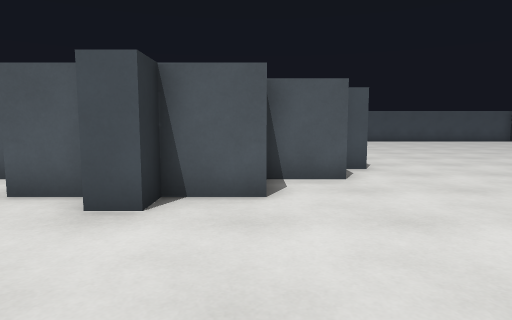
view 1 (above)

23 first-person views from a walk through a level from a Godot 3-D game. The camera is 1.2 m above the floor, tilts 6° down and sees 75° across. The floor is counted in squares, 1 m on a side. Each view is taken from the middle of a square. On the plan, view 1 faces up. The plan holds only what a view shows up to about 14 squares ahead; the rest is blank. Characters and animated objects are not drawn.

view 2
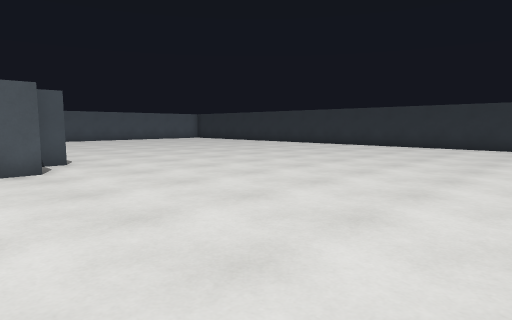

view 3
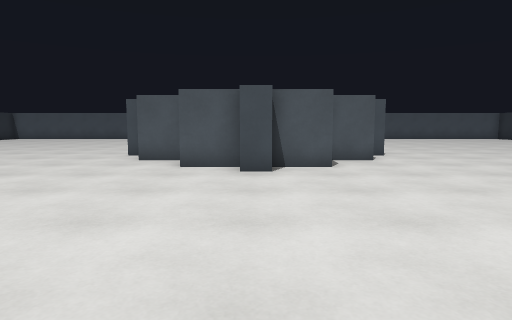

view 4
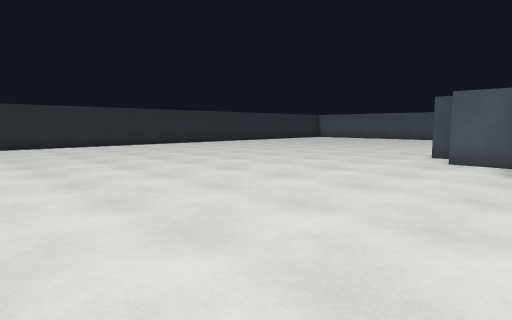

view 5
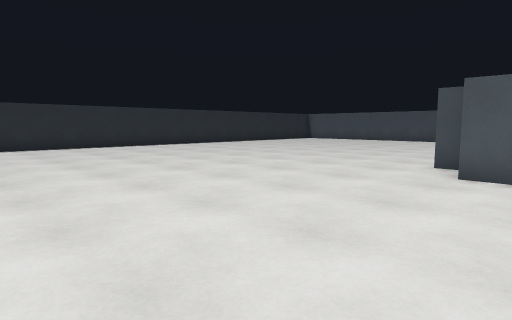

view 6
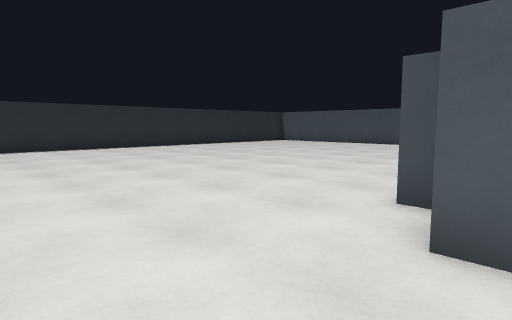

view 7
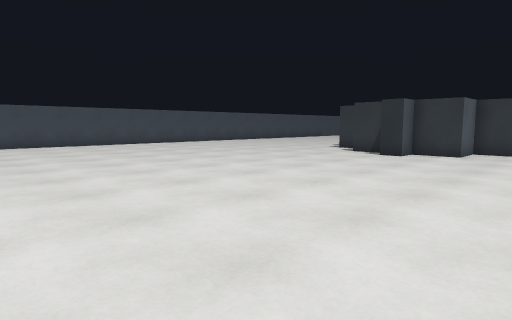

view 8
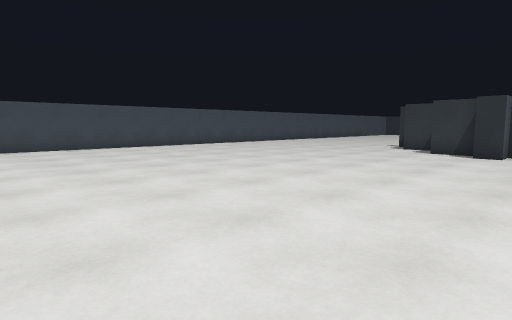

view 9
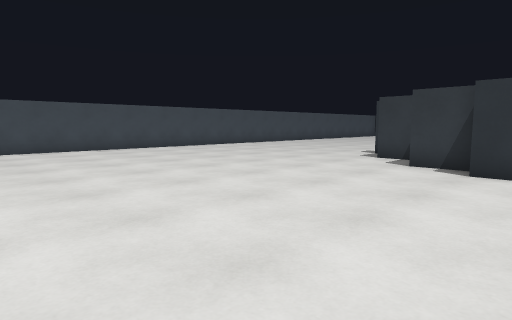

view 10
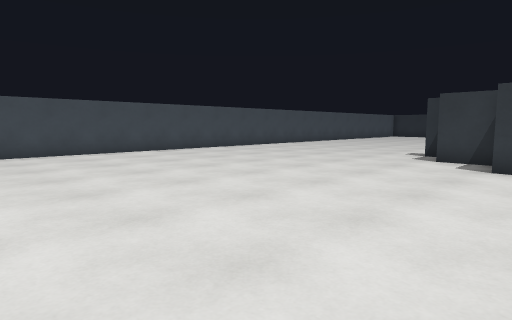

view 11
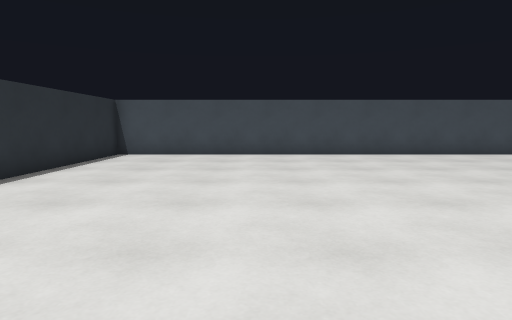

view 12
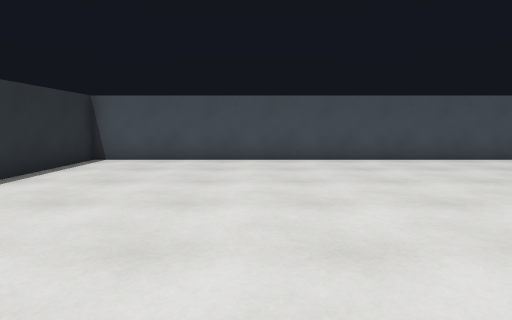

view 13
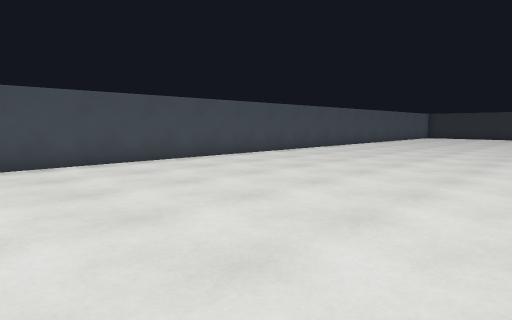

view 14
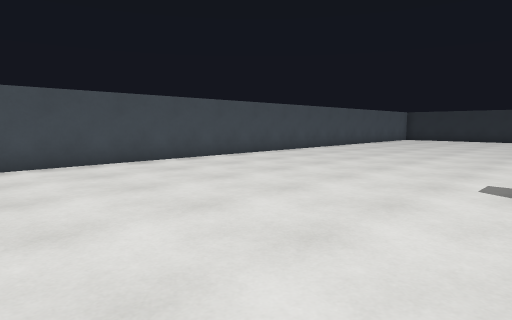

view 15
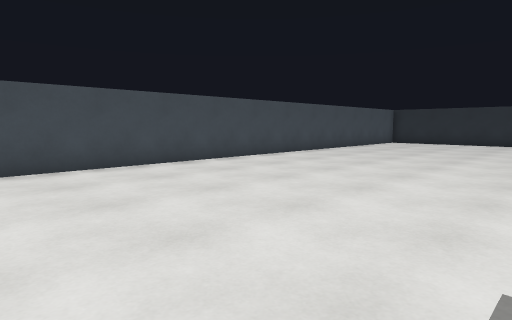

view 16
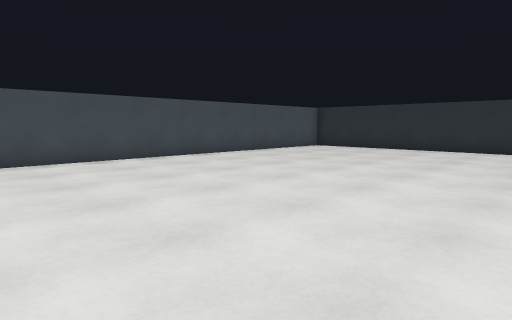

view 17
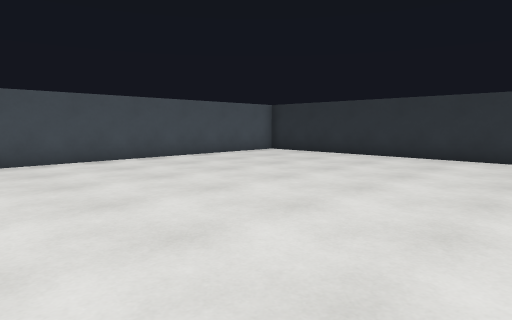

view 18
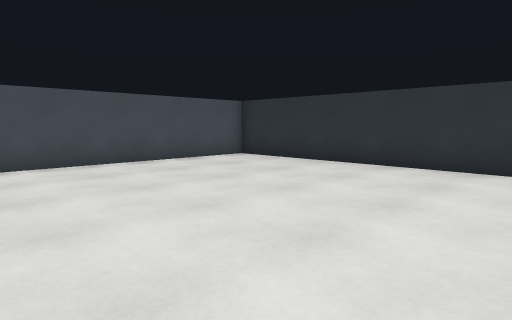

view 19
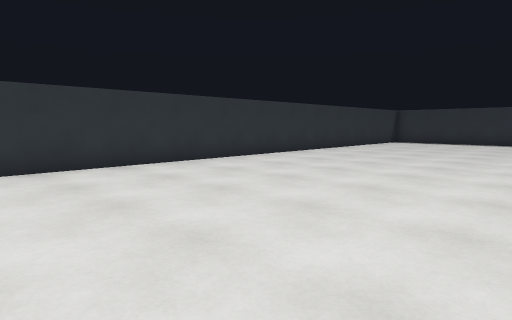

view 20
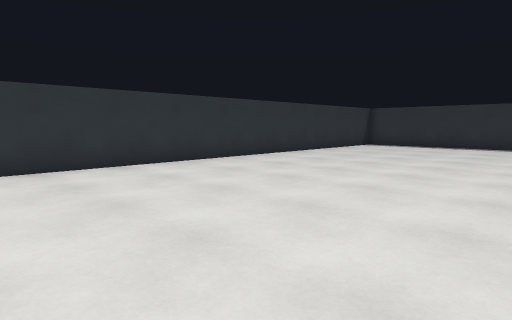

view 21
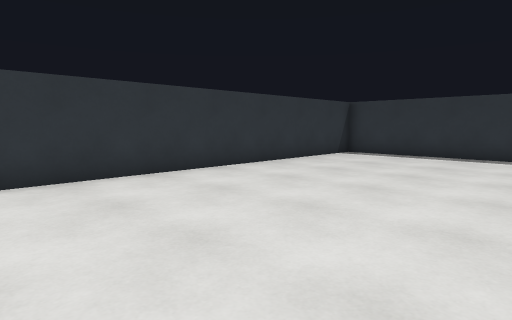

view 22
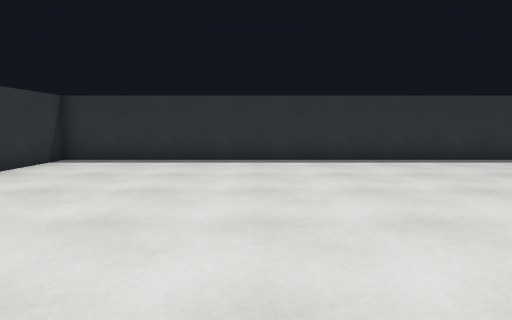

view 23
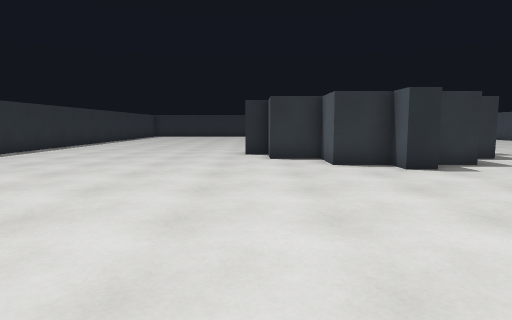

### Floor plan
Points are (right, up) in squares from view 1. A wall is a line through its corners. A room is listed if a view was taken in it or the views show most of it. See-through windows are left out.
Room 1 (views 1, 2, 3, 4, 5, 6, 7, 8, 9, 10, 11, 12, 13, 14, 15, 16, 17, 18, 19, 20, 21, 22, 23)
walls: (-4.2, 11.9) (-4.2, 13.5); (-6, 10.1) (-6, 11.8); (-2.4, 14) (-2.4, 14.5); (0.2, 13.6) (0.2, 12.9); (-4.2, 6) (-4.2, 7.3) (-6, 7.3) (-6, 9.1) (-7, 9.1) (-7, 10); (-2.4, 5.5) (-4.2, 5.5); (2, 11.8) (2, 10.5); (3, 10) (3, 9.1) (2, 9.1) (2, 7.3) (0.2, 7.3) (0.2, 5.5) (-1.6, 5.5) (-1.6, 4.6) (-2.5, 4.6); (-2.1, -5.5) (-1.6, -5.5); (3.1, -5.5) (18.6, -5.5) (18.6, 24.5) (-22.6, 24.5) (-22.6, 18.2)

Positions as (right, up) in squares from view 1, and headings:
1: (0, 0), facing up
2: (0, -2), facing up-right
3: (-2, -4), facing up
4: (-3, -4), facing up-left
5: (-4, -1), facing up-left
6: (-5, 4), facing up-left
7: (-20, 4), facing up-right
8: (-21, 7), facing up-right
9: (-16, 8), facing up-right
10: (-16, 10), facing up-right
11: (-17, 11), facing up
12: (-17, 13), facing up
13: (-14, 14), facing up-right
14: (-9, 14), facing up-right
15: (-4, 15), facing up-right
16: (2, 13), facing up-right
17: (6, 13), facing up-right
18: (9, 14), facing up-right
19: (9, 18), facing down-right
20: (9, 14), facing down-right
21: (11, 8), facing down-right
22: (12, 6), facing down
23: (12, 5), facing left
